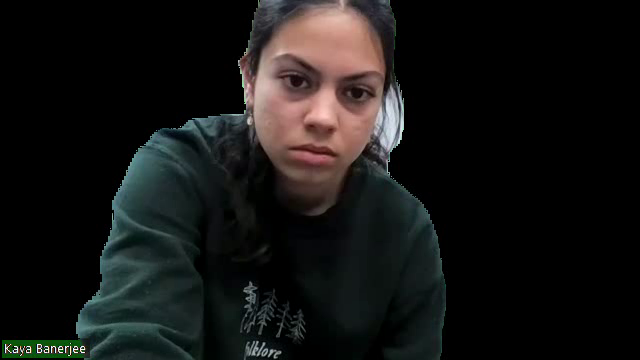
#> input picture frame 37 of Step 3-Crop Video/output_video.avi, 640 x 360 px
$ python crop_video.py
#> lines starting #> are read from the running program, lines starting #| are printed output that depends on the picture; after the words box and inside, x2 and y2 are one past the last pixel; in counts of white or black regions, pixels touching at a corner belong together
#> further down, frame is the input picture: shape (360, 640, 3); mean B, G, R 20, 21.1, 21.4
import cv2

# Function to crop black pixels from a frame
def crop_black_pixels(frame):
    # Convert the frame to grayscale
    gray = cv2.cvtColor(frame, cv2.COLOR_BGR2GRAY)
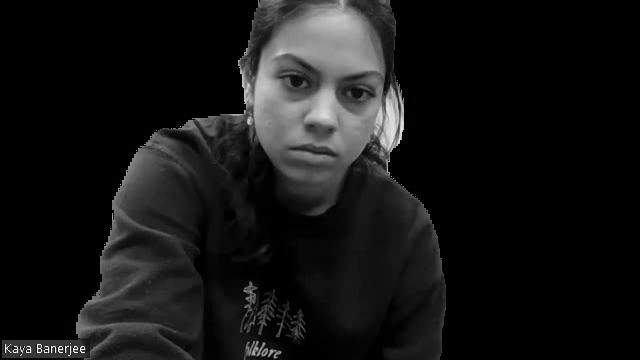
#> gray: shape (360, 640); min 0, max 255, mean 21

    # Create a mask for black pixels (threshold for low-intensity values)
    mask = cv2.threshold(gray, 10, 255, cv2.THRESH_BINARY)[1]
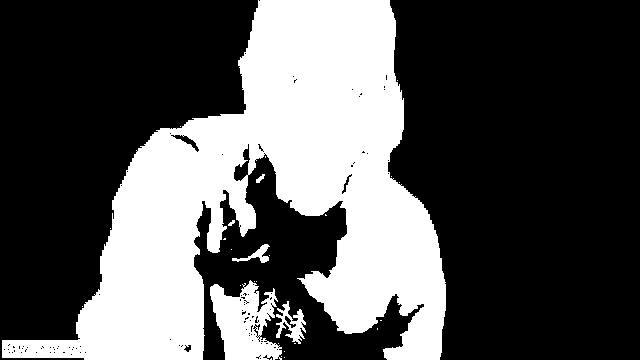
#> mask: shape (360, 640); 33.4% white; 28 white regions (22 under 20 px)

    # Find contours in the mask
    contours, _ = cv2.findContours(mask, cv2.RETR_EXTERNAL, cv2.CHAIN_APPROX_SIMPLE)
#> contours = 28 contours, 23 with area under 20; largest, box (x1, y1, x2, y2) and area: (2, 0, 446, 360) 71826, (210, 280, 282, 360) 3494, (276, 301, 306, 344) 488, (232, 244, 270, 263) 182, (256, 174, 265, 183) 27

    # Initialize an empty list to store the cropped regions
    cropped_regions = []

    # Iterate through the contours and crop non-black regions
    for contour in contours:
        x, y, w, h = cv2.boundingRect(contour)
        if w > 10 and h > 10:  # Define a minimum size for the region to be considered
            cropped_region = frame[y:y+h, x:x+w]
            cropped_regions.append(cropped_region)
#> this loop made 28 passes
#> (x, y, w, h) on passes 2, 3, 4, 6, 9, 10, 11, 12, 13, 14, 15, 16: (284, 357, 1, 1), (281, 356, 1, 1), (284, 351, 1, 1), (278, 343, 1, 1), (82, 306, 1, 1), (276, 301, 30, 43), (240, 285, 1, 1), (256, 281, 1, 1), (254, 281, 1, 1), (210, 280, 72, 80), (269, 255, 1, 1), (231, 249, 1, 1)
#> (contour, x, y, w, h) on passes 1, 5, 7, 8, 18, 21: ([[271, 358], [270, 359], [271, 359]], 270, 358, 2, 2), ([[294, 343], [295, 343]], 294, 343, 2, 1), ([[377, 328], [377, 329]], 377, 328, 1, 2), ([[380, 320], [381, 320]], 380, 320, 2, 1), ([[224, 238], [223, 239], [225, 239], [225, 238]], 223, 238, 3, 2), ([[325, 214], [325, 215], [326, 215]], 325, 214, 2, 2)
#> after the loop, cropped_regions = 4 items

    return cropped_regions

# Open the video file
video_capture = cv2.VideoCapture('output_video.avi')

# Get video frame dimensions
frame_width = int(video_capture.get(3))
frame_height = int(video_capture.get(4))

# Create a VideoWriter object to save the output video with 'mp4v' codec
fourcc = cv2.VideoWriter_fourcc(*'XVID')
output_video = 'cropped_video.avi'
out = cv2.VideoWriter(output_video, fourcc, 30, (frame_width, frame_height), isColor=True)

while True:
    ret, frame = video_capture.read()
    if not ret:
        break

    cropped_regions = crop_black_pixels(frame)
#> cropped_regions = 4 items

    for region in cropped_regions:
#> (the run stopped early here; a loop or call above may not have finished)

$ run again, starting later in the video
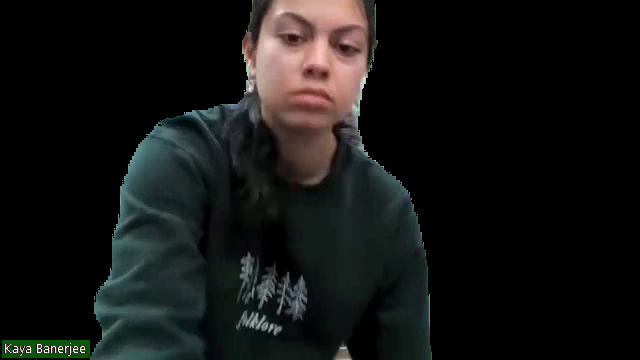
#> input picture frame 170 of Step 3-Crop Video/output_video.avi, 640 x 360 px
#> frame is the input picture: shape (360, 640, 3); mean B, G, R 19.1, 20.2, 19.6
#> in crop_black_pixels, `gray = cv2.cvtColor(frame, cv2.COLOR_BGR2GRAY)`:
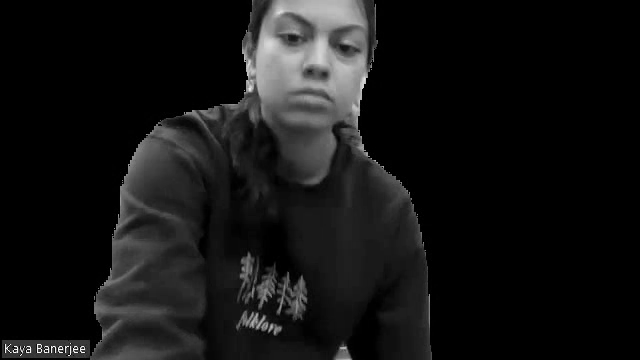
#> gray: shape (360, 640); min 0, max 255, mean 19.9
#> in crop_black_pixels, `mask = cv2.threshold(gray, 10, 255, cv2.THRESH_BINARY)[1]`:
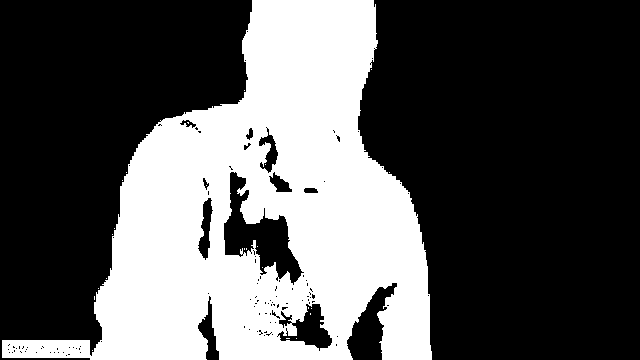
#> mask: shape (360, 640); 34.5% white; 24 white regions (23 under 20 px)
#> contours = 12 contours, 11 with area under 20; largest, box (x1, y1, x2, y2) and area: (2, 0, 432, 360) 84826
#> the loop in crop_black_pixels, `for contour in contours:` made 12 passes
#> (x, y, w, h) on passes 1, 3, 4, 5, 6, 7, 8, 9: (92, 350, 1, 1), (98, 288, 1, 1), (106, 278, 1, 1), (112, 234, 1, 1), (114, 228, 1, 1), (122, 180, 1, 1), (389, 172, 1, 1), (126, 172, 1, 1)
#> after the loop in crop_black_pixels, `for contour in contours:`: cropped_regions = 1 item

$ run again, starting later in the video
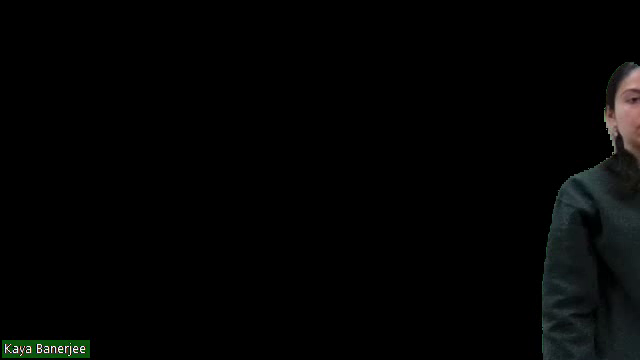
#> input picture frame 302 of Step 3-Crop Video/output_video.avi, 640 x 360 px
#> frame is the input picture: shape (360, 640, 3); mean B, G, R 3.7, 4.1, 3.5
#> in crop_black_pixels, `mask = cv2.threshold(gray, 10, 255, cv2.THRESH_BINARY)[1]`:
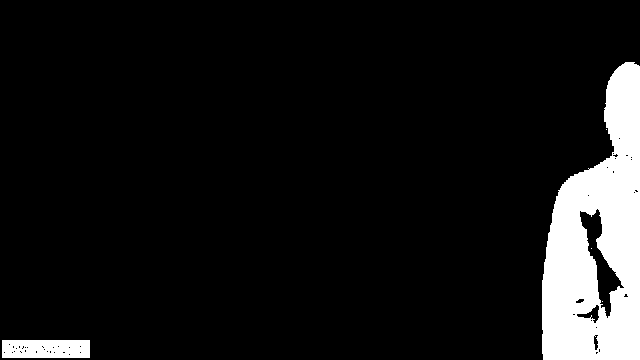
#> mask: shape (360, 640); 9% white; 5 white regions (3 under 20 px)
#> contours = 3 contours, 1 with area under 20; largest, box (x1, y1, x2, y2) and area: (542, 62, 640, 360) 20482, (2, 340, 90, 358) 1479
#> the loop in crop_black_pixels, `for contour in contours:` made 3 passes
#> (x, y, w, h) on passes 2 to 3: (606, 129, 1, 1), (542, 62, 98, 298)
#> pass 3, in crop_black_pixels, `cropped_region = frame[y:y+h, x:x+w]`:
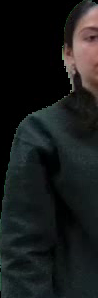
#> cropped_region: shape (298, 98, 3); mean B, G, R 26.9, 27, 24.7
#> after the loop in crop_black_pixels, `for contour in contours:`: cropped_regions = 2 items
